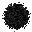

Write Python code to recreate this figure.
from PIL import Image
import random
import math

# 创建透明底的小煤块图像（RGBA模式）
width, height = 32, 32  # 32x32像素的小煤块
image = Image.new('RGBA', (width, height), (0, 0, 0, 0))  # 透明背景
pixels = image.load()

# 定义煤块的黑色调颜色列表
BLACK_COLORS = [
    (30, 30, 30, 255),   # 浅黑色
    (20, 20, 20, 255),   # 中黑色
    (15, 15, 15, 255),   # 深黑色
    (10, 10, 10, 255),   # 更深黑色
    (5, 5, 5, 255),      # 接近纯黑
    (0, 0, 0, 255)       # 纯黑色
]

# 定义煤块的基本形状（不规则的多边形）
def is_inside_coal(x, y):
    # 创建一个不规则的形状，模拟煤块的自然外观
    # 使用简单的距离公式和随机性来创建不规则边界
    center_x, center_y = width // 2, height // 2
    distance = ((x - center_x) ** 2 + (y - center_y) ** 2) ** 0.5
    # 基础半径为12-14像素，加上一些随机变化使其更自然
    base_radius = random.uniform(12, 14)
    # 添加一些不规则性
    irregularity = random.uniform(-1, 1)
    # 根据位置调整不规则性，使边缘更加自然
    angle_factor = (x + y) % 360
    irregularity += 0.5 * math.sin(angle_factor)
    
    # 判断是否在煤块内部
    return distance < base_radius + irregularity

# 填充煤块的基本形状
for x in range(width):
    for y in range(height):
        if is_inside_coal(x, y):
            # 为煤块内部填充不同深浅的黑色
            color = random.choice(BLACK_COLORS)
            pixels[x, y] = color

# 添加一些高光和纹理效果，使煤块看起来更自然
for x in range(width):
    for y in range(height):
        if pixels[x, y][3] > 0:  # 如果该像素不是透明的
            # 20%的概率添加一些亮斑，增加纹理
            if random.random() < 0.2:
                # 选择一个稍亮的颜色
                brightness = random.randint(25, 60)
                pixels[x, y] = (brightness, brightness, brightness, 255)
            # 10%的概率添加一些更深的斑块
            elif random.random() < 0.1:
                # 选择一个更深的颜色
                dark = random.randint(0, 15)
                pixels[x, y] = (dark, dark, dark, 255)

# 添加一些边缘细节，使煤块看起来更立体
for x in range(width):
    for y in range(height):
        # 检查边缘像素
        if pixels[x, y][3] > 0:  # 如果该像素不是透明的
            # 检查相邻像素是否有透明的（表示这是边缘）
            is_edge = False
            for dx in [-1, 0, 1]:
                for dy in [-1, 0, 1]:
                    nx, ny = x + dx, y + dy
                    if 0 <= nx < width and 0 <= ny < height:
                        if pixels[nx, ny][3] == 0:
                            is_edge = True
                            break
                if is_edge:
                    break
            
            # 如果是边缘像素，根据位置调整亮度
            if is_edge:
                # 为边缘添加一些变化
                if random.random() < 0.4:
                    # 稍微提亮边缘
                    r, g, b, a = pixels[x, y]
                    new_brightness = min(255, r + random.randint(10, 30))
                    pixels[x, y] = (new_brightness, new_brightness, new_brightness, a)

# 保存图像为透明底PNG
image.save("d:\\py\\py文件\\2d游戏\\图片代码\\小煤块.png", "PNG")
print("小煤块图像已生成并保存为PNG格式（透明背景）")
